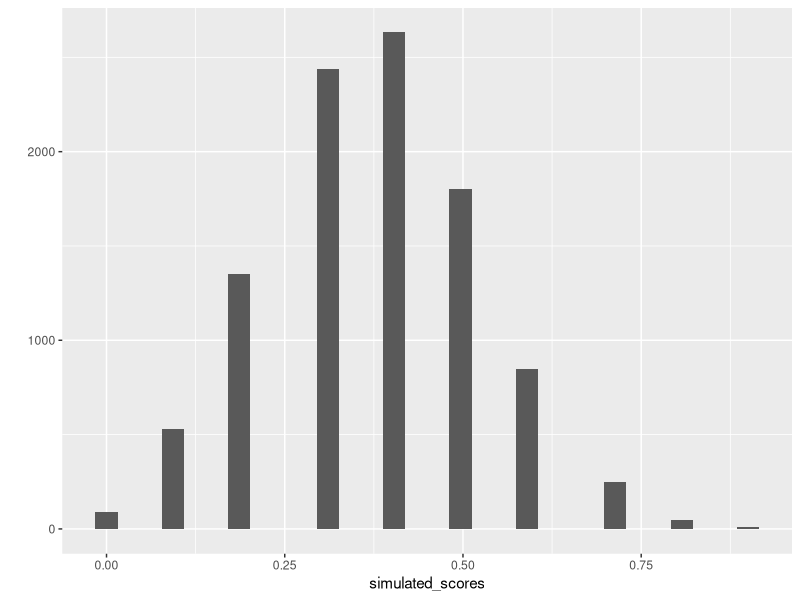

Reproduce this figure in R.
## ---- chunk 1
test_result<-binom.test(x=30, 
           n=50, 
           p=.5, 
           alternative="greater")

#The test taker answered 30 questions correctly('r test_result$p.value')

#The probability of getting 60% or more of the questions correct is .1013.  This probability is lower than random chance but not extremely rare.  Therefore, we cannot reject the possibility that the test-taker did not randomly guessed each question. Increasing the number of trials would yield lower probability and increase the likelihood of the test result being a product of guesses. 
## ---- chunk 2
binom.test(x=330,
           n=600,
           p=.5,
           alternative="greater")

#With 600 questions (trials), the p-value is less than .01. It would make it unlikely that students will get 55% or higher by guessing each question. 
## ---- chunk 3
simulated_test <- replicate(10000, rbinom(n= rep(1,10), size=1, prob= c(.5,.5,.5,.5,.5,.25,.25,.25,.25,.25)))

#probability distribution of the simulated test means
simulated_scores<-colSums(simulated_test)/10

library(ggplot2)

qplot(simulated_scores)+
  geom_histogram()

#probability of producing 75% or greater on this test by guessing each question
length(simulated_scores[simulated_scores>=.75])/length(simulated_scores)

